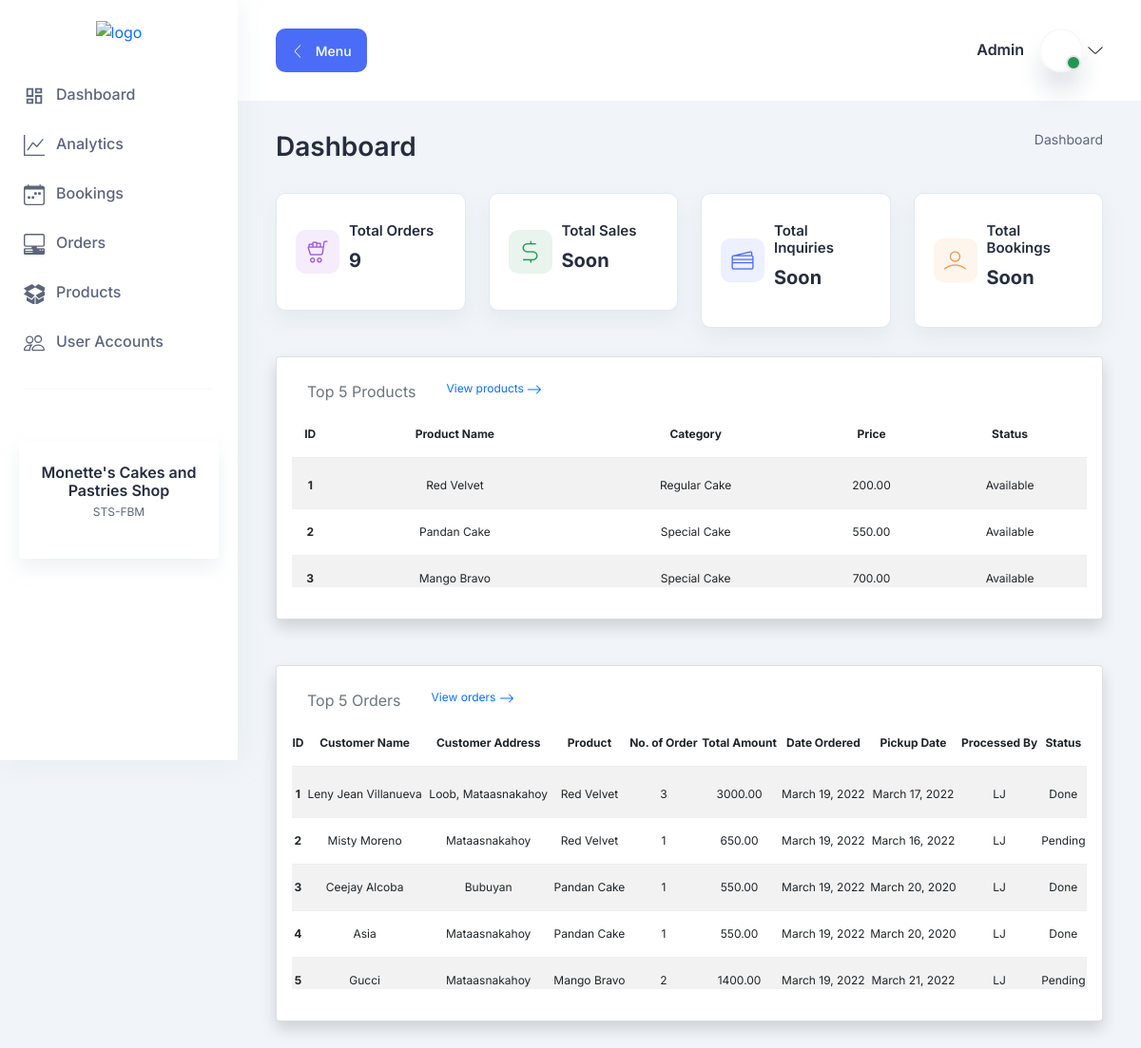
Page / (signed in) on the earlier database version.
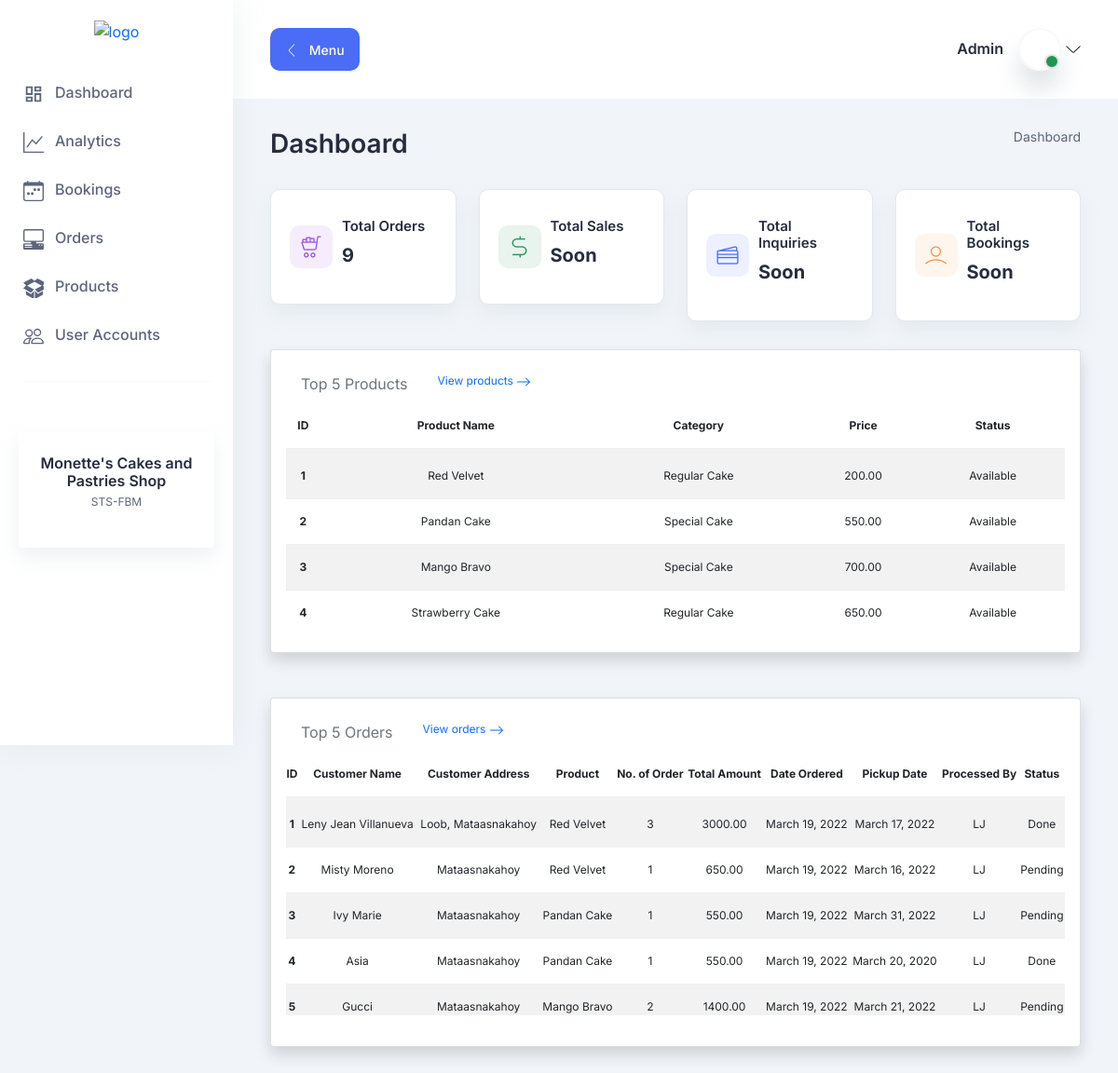
Same page on the later database version.
### products/models.py (models this page shows)
class Products(models.Model):
    status = (
        ("Available", "Available"),
        ("Not Available", "Not Available")
    )
    product_name = models.CharField(max_length=255)
    category = models.ForeignKey(Category, on_delete=models.CASCADE)
    price = models.DecimalField(max_digits=10, decimal_places=2)
    status = models.CharField(max_length=255, choices=status)
    class Meta:
        verbose_name = "Products"
    def __str__(self):
        return self.product_name

class Category(models.Model):
    category = models.CharField(max_length=255)
    class Meta:
        verbose_name = "Category"
    def __str__(self):
        return self.category

### orders/models.py (models this page shows, shortened)
class Orders(models.Model):
    status = (
        ("Pending" , "Pending"),
        ("Done" , "Done")
    )
    customer_name = models.CharField(max_length=255)
    customer_address = models.CharField(max_length=255)
    products = models.ForeignKey(Products, on_delete=models.CASCADE)
    no_of_order = models.IntegerField()
    total_amount = models.DecimalField(max_digits=10, decimal_places=2)
    date_ordered = models.DateField(auto_now_add=True)
    pickup_date = models.DateField(auto_now_add=False)
    processed_by = models.CharField(max_length=255)
    status = models.CharField(max_length=255, choices=status)
    class Meta:
        verbose_name = "Orders"

### dashboard/views.py (the view)
# urls.py: path("", homepage, name="homepage"),
@login_required
def homepage(request):
    template_name = "dashboard/homepage.html"
    orders = Orders.objects.all()[:5]
    products = Products.objects.all()[:5]
    total_orders = Orders.objects.all().count()
    context = {
        "orders" : orders,
        "products" : products,
        "total_orders" : total_orders
    }
    return render(request, template_name, context)

### dashboard/templates/dashboard/homepage.html
{% extends 'base.html' %} {% block body %}
<section class="section">
  <div class="container-fluid">
    <div class="title-wrapper pt-30">
      <div class="row align-items-center">
        <div class="col-md-6">
          <div class="title mb-30">
            <h2>Dashboard</h2>
          </div>
        </div>
        <div class="col-md-6">
          <div class="breadcrumb-wrapper mb-30">
            <nav aria-label="breadcrumb">
              <ol class="breadcrumb">
                <li class="breadcrumb-item">
                  <a href="/">Dashboard</a>
                </li>
              </ol>
            </nav>
          </div>
        </div>
      </div>
    </div>
    <div class="row">
      <div class="col-xl-3 col-lg-4 col-sm-6">
        <div class="icon-card mb-30">
          <div class="icon purple">
            <i class="lni lni-cart-full"></i>
          </div>
          <div class="content">
            <h6 class="mb-10">Total Orders</h6>
            <h3 class="text-bold mb-10">{{total_orders}}</h3>
          </div>
        </div>
      </div>
      <div class="col-xl-3 col-lg-4 col-sm-6">
        <div class="icon-card mb-30">
          <div class="icon success">
            <i class="lni lni-dollar"></i>
          </div>
          <div class="content">
            <h6 class="mb-10">Total Sales</h6>
            <h3 class="text-bold mb-10">Soon</h3>
          </div>
        </div>
      </div>
      <div class="col-xl-3 col-lg-4 col-sm-6">
        <div class="icon-card mb-30">
          <div class="icon primary">
            <i class="lni lni-credit-cards"></i>
          </div>
          <div class="content">
            <h6 class="mb-10">Total Inquiries</h6>
            <h3 class="text-bold mb-10">Soon</h3>
          </div>
        </div>
      </div>
      <div class="col-xl-3 col-lg-4 col-sm-6">
        <div class="icon-card mb-30">
          <div class="icon orange">
            <i class="lni lni-user"></i>
          </div>
          <div class="content">
            <h6 class="mb-10">Total Bookings</h6>
            <h3 class="text-bold mb-10">Soon</h3>
          </div>
        </div>
      </div>
    </div>
    <div class="dashboard-products">
      {% include "dashboard/products.html" %}
    </div>
    <div class="dashboard-orders mt-5">
      {% include "dashboard/orders.html" %}
    </div>
  </div>
</section>
{% endblock %}

### dashboard/templates/dashboard/products.html
<div class="card shadow rounded" style="font-size: 12px;">
  <div class="card-body">
    <table class="table table-striped">
      <ul class="nav">
        <li class="nav-item">
          <p class="nav-link active text-muted">Top 5 Products</p>
        </li>
        <li class="nav-item">
          <a class="nav-link text-decoration-none" href="{% url "products-list" %}">
            View products
            <svg xmlns="http://www.w3.org/2000/svg" width="16" height="16" fill="currentColor" class="bi bi-arrow-right" viewBox="0 0 16 16">
              <path fill-rule="evenodd" d="M1 8a.5.5 0 0 1 .5-.5h11.793l-3.147-3.146a.5.5 0 0 1 .708-.708l4 4a.5.5 0 0 1 0 .708l-4 4a.5.5 0 0 1-.708-.708L13.293 8.5H1.5A.5.5 0 0 1 1 8z"/>
            </svg>
          </a>
        </li>
      </ul>
      <thead>
        <tr class="text-center">
          <th scope="col">ID</th>
          <th scope="col">Product Name</th>
          <th scope="col">Category</th>
          <th scope="col">Price</th>
          <th scope="col">Status</th>
        </tr>
      </thead>
      <tbody>
        {% for list in products %}
          <tr class="text-center">
            <th scope="row">{{forloop.counter}}</th>
            <td>{{list.product_name}}</td>
            <td>{{list.category}}</td>
            <td>{{list.price}}</td>
            <td>{{list.status}}</td>
          </tr>
        {% endfor %}
        </tbody>
  </table>
</div>

### dashboard/templates/dashboard/orders.html
<div class="card shadow rounded" style="font-size:  12px;">
    <div class="card-body">
        <table class="table table-striped">
            <ul class="nav">
                <li class="nav-item">
                  <p class="nav-link active text-muted">Top 5 Orders</p>
                </li>
                <li class="nav-item">
                    <a class="nav-link text-decoration-none" href="{% url "orders-list" %}">
                        View orders
                        <svg xmlns="http://www.w3.org/2000/svg" width="16" height="16" fill="currentColor" class="bi bi-arrow-right" viewBox="0 0 16 16">
                          <path fill-rule="evenodd" d="M1 8a.5.5 0 0 1 .5-.5h11.793l-3.147-3.146a.5.5 0 0 1 .708-.708l4 4a.5.5 0 0 1 0 .708l-4 4a.5.5 0 0 1-.708-.708L13.293 8.5H1.5A.5.5 0 0 1 1 8z"/>
                        </svg>
                      </a>
                </li>
              </ul>
            <thead>
                <tr class="text-center">
                    <th  scope="col">ID </th>
                    <th scope="col">Customer Name</th>
                    <th scope="col">Customer Address</th>
                    <th scope="col">Product</th>
                    <th scope="col">No. of Order</th>
                    <th scope="col">Total Amount</th>
                    <th scope="col">Date Ordered</th>
                    <th scope="col">Pickup Date</th>
                    <th scope="col">Processed By</th>
                    <th scope="col">Status</th>
                </tr>
            </thead>
            <tbody>
                {% for list in orders %}
                <tr class="text-center">
                    <th scope="row">{{forloop.counter}}</th>
                    <td>{{list.customer_name}}</td>
                    <td>{{list.customer_address}}</td>
                    <td>{{list.products}}</td>
                    <td>{{list.no_of_order}}</td>
                    <td>{{list.total_amount}}</td>
                    <td>{{list.date_ordered}}</td>
                    <td>{{list.pickup_date}}</td>
                    <td>{{list.processed_by}}</td>
                    <td>{{list.status}}</td>
                </tr>
                {% endfor %}
            </tbody>
      </table>
    </div>
</div>

Differences in the rows shown:
added Products: product_name "Strawberry Cake", category "Regular Cake", price "650.00", status "Available"
changed Orders: customer_name "Ceejay Alcoba" → "Ivy Marie"; customer_address "Bubuyan" → "Mataasnakahoy"; pickup_date "March 20, 2020" → "March 31, 2022"; status "Done" → "Pending"
